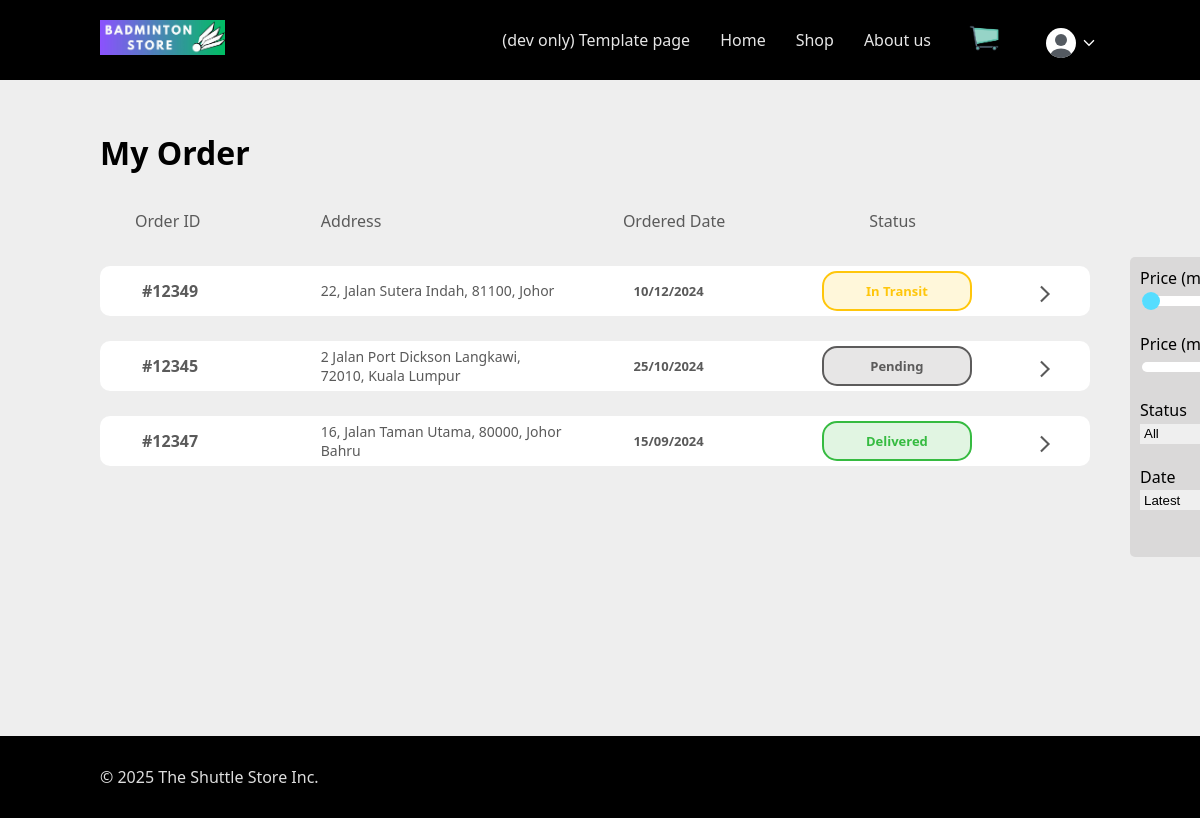
The page /pages/order/order.php (signed in) on the database its author committed.
### tables this page shows
CREATE TABLE `orders` (
  `orderId` int(5) NOT NULL,
  `userId` int(11) NOT NULL,
  `orderDate` date NOT NULL,
  `status` varchar(10) NOT NULL,
  `orderAddress` varchar(150) NOT NULL,
  `deliveryMethod` varchar(20) NOT NULL,
  `deliveredDate` date DEFAULT NULL,
  `tracking` int(30) DEFAULT NULL,
  `discount` decimal(10,2) NOT NULL DEFAULT 0.00
);

### pages/order/order.php (the view, shortened to what this page needs)
<?php
    require "../../_base.php";
    include "../../_head.php";
    $userId = $_SESSION['userID'] ?? '';
    $colorStatusBar = "linear-gradient(90deg, rgba(29,204,29,1) 0%, rgba(255,177,0,1) 77%)";
    $colorStatusDefault = "rgba(221, 214, 214, 0.514)";
    $colorStatusDone = "rgb(25, 165, 25)";
    $colorDelivered = "rgb(54, 187, 65)";
    $colorIntransit = "rgb(255, 198, 11)";
    $colorPending = "rgb(92, 91, 91)";
    $colorDeliveredBG = "rgba(54, 187, 65, 0.15)";
    $colorIntransitBG = "rgba(255, 198, 11, 0.15)";
    $colorPendingBG = "rgba(92, 91, 91, 0.15)";
    $colorArr = [
        [$colorStatusDone, $colorStatusBar, $colorStatusDefault, $colorStatusDefault, $colorStatusDefault, $colorPending, $colorPendingBG],
        [$colorStatusDone,$colorStatusDone,$colorStatusDone,$colorStatusBar,$colorStatusDefault, $colorIntransit, $colorIntransitBG],
        [$colorStatusDone,$colorStatusDone,$colorStatusDone,$colorStatusDone,$colorStatusDone, $colorDelivered, $colorDeliveredBG]
    ];
    $index = 0;
    $sort = $_GET["sort"] ?? "desc";
    $pricemin = $_GET["pricemin"] ?? "0";
    $pricemax = $_GET["pricemax"] ?? "10000";
    try{
        $orders = $_db->query("Select o.*, sum(oi.subtotal) as total_price from
                                orders o JOIN order_items oi ON (o.orderId = oi.orderId) WHERE o.userId = $userId GROUP BY o.orderId HAVING total_price BETWEEN $pricemin AND $pricemax ORDER BY o.orderDate $sort;")->fetchAll();
    }
    catch (PDOException $e){
        die(":( Couldn't Find What You're Looking For");
    }
?>
<h1>My Order</h1>
<div id="filter-menu">
        <form method="GET">
            <label id="labelpricemin" for="pricemin">Price (min)  RM <?= $pricemin ?></label>
            <input type="range" name="pricemin" min="0" max="10000" value="<?= $pricemin ?>" class="slider" id="pricemin" step='100'><br><br>
            <label id="labelpricemax" for="pricemax">Price (max)  RM <?= $pricemax ?></label>
            <input type="range" name="pricemax" min="0" max="10000" value="<?= $pricemax ?>" class="slider" id="pricemax" step='100'><br><br>
            <label for="Status">Status</label><br>
            <select id='selectStatus' name="stat">
                <option value="">All</option>
            </select><br><br>
            <label for="Date">Date</label><br>
            <select id='selectDate' name="sort">
                <option value="desc" <?= $sort=="desc" ? "selected" : "" ?> >Latest</option>
            </select><br><br>
            <div id="form-button-container">
            </div>
        </form>
</div>
<div class="order-header">
        <span>Order ID</span>
        <span>Address</span>
        <span>Ordered Date</span>
        <span>Status</span>
        <span></span>
</div>
<div class="orders-container">
    <?php foreach($orders as $o): ?>
        <?php
            if($o->status === "Pending"){
                $index = 0;
            }
            else if ($o->status === "In Transit"){
                $index = 1;
            }
            else {
                $index = 2;
            }
        ?>
    <div class="order" data-order-id="<?=$o->orderId?>" style="cursor:pointer;">
        <span class="orderID">#<?=$o->orderId?></span>
        <span class="orderAddress"><?=$o->orderAddress?></span>
        <span class="orderDate"><?=substr($o->orderDate,8,2) . '/' . substr($o->orderDate,5,2) . '/' . substr($o->orderDate,0,4) ?></span>
        <span class="orderStatus" style="border: 2px solid <?= $colorArr[$index][5] ?>; border-radius: 15px; color: <?= $colorArr[$index][5] ?>; background: <?= $colorArr[$index][6] ?>"><?=$o->status?></span>
        <button class="dropdown" data-order-id="<?=$o->orderId?>">
        <svg xmlns="http://www.w3.org/2000/svg" height="24px" viewBox="0 -960 960 960" width="24px" fill="#e3e3e3"><path d="m321-80-71-71 329-329-329-329 71-71 400 400L321-80Z"/></svg>
        </button>
    </div>
    <?php endforeach; ?>
</div>
<?php
include '../../_foot.php';
?>

### css/app.css (style rules this page uses)
* { box-sizing: border-box; }
:root { --header-height: 80px; --body-left-right-padding: 100px; --brand-darkblue: hsl(206 100% 25%); --brand-lightblue: hsl(206, 100%, 89%); --primary-background: #eee; --semitransparent-gray: #0002; --color-success-background: rgb(195, 226, 195); --color-success-text: rgb(17, 74, 17); --color-success-border: rgb(0, 51, 0); --color-error-background: rgb(238, 205, 205); --color-error-text: rgb(171, 0, 0); --color-error-border: rgb(71, 0, 0); --color-warning-background: rgb(237, 238, 205); --color-warning-text: rgb(128, 64, 0); --color-warning-border: rgb(97, 48, 0); --green: rgb(27, 140, 27); }
body { margin: 0; min-height: 100vh; display: flex; flex-direction: column; font-family: system-ui; background-color: var(--primary-background); }

### pages/order/order.css (style rules this page uses)
:root { --lessImportant : rgb(90, 90, 90); --barColor : rgb(85, 221, 255); --hoverColor : rgba(243, 243, 243, 0.699); --statusDone : rgba(29, 204, 29, 1); --statusNotDone : rgba(221, 214, 214, 0.514); --pending : rgba(255,177,0,1); }
h1 { transform: translateY(30px); font-family: system-ui; font-weight: bold; }
.orders-container { display: flex; margin-top: 50px; flex-direction: column; height: 60vh; width: 85vw; max-width: 1000px; overflow-y: auto; overflow-x: hidden; gap: 25px; padding-right: 10px; padding-top: 10px; }
.order-header, .order { max-width: 1000px; min-width: 500px; overflow: hidden; padding-left: 7px; display: grid; grid-template-columns: 0.4fr 0.7fr 0.5fr 0.4fr 0.2fr; align-items: center; flex-shrink: 0; }
.order-header { position: relative; top: 35px; width: 85vw; padding-right: 10px; padding-left: 0px; max-width: 1000px; grid-template-columns: 0.4fr 0.65fr 0.53fr 0.4fr 0.1fr; }
.order span, .order-header span { align-content: center; overflow: hidden; height: 40px; color: var(--lessImportant); padding: 0px 35px; }
#filter-menu { position: fixed; left: 1130px; top: 257px; width: 200px; height: 300px; background: rgba(211, 210, 210, 0.747); border-radius: 5px; padding-left: 10px; padding-top: 10px; overflow:hidden; }
.dropdown { height: 100%; border: none; background: transparent; cursor: pointer; padding-top: 10px; }
.order svg { width: 20px; height: 20px; margin: 0 auto; fill: var(--lessImportant); transition: 0.5s ease; }
.orderID { font-weight: 700; }
.orderDate, .orderStatus { font-weight: 700; font-size: small; }
.orderStatus { width: 150px; text-align: center; }
.orderAddress { font-size: 14px; }
.order { z-index: 1; position: relative; border-radius: 10px; height: 50px; background-color: white; transform: translateY(0); transition: 0.5s ease; }

### rows shown on the page
orders: orderId "12349", orderAddress "22, Jalan Sutera Indah, 81100, Johor", orderDate "10", orderDate "12", orderDate "2024", status "In Transit"
orders: orderId "12345", orderAddress "2 Jalan Port Dickson Langkawi, 72010, Kuala Lumpur", orderDate "25", orderDate "10", orderDate "2024", status "Pending"
orders: orderId "12347", orderAddress "16, Jalan Taman Utama, 80000, Johor Bahru", orderDate "15", orderDate "09", orderDate "2024", status "Delivered"
